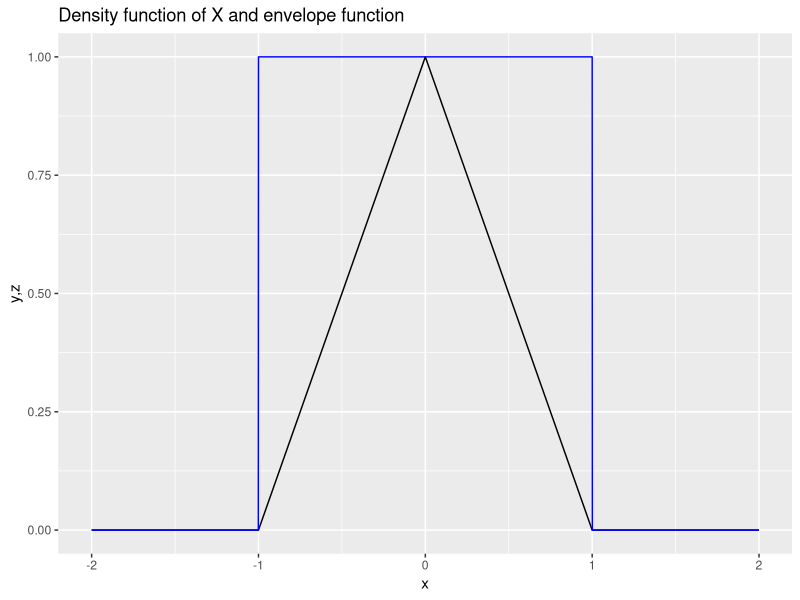
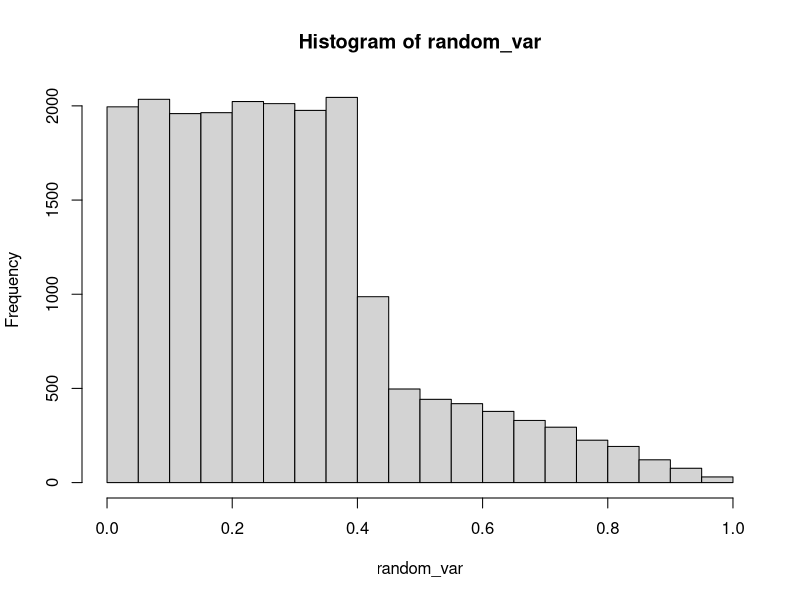
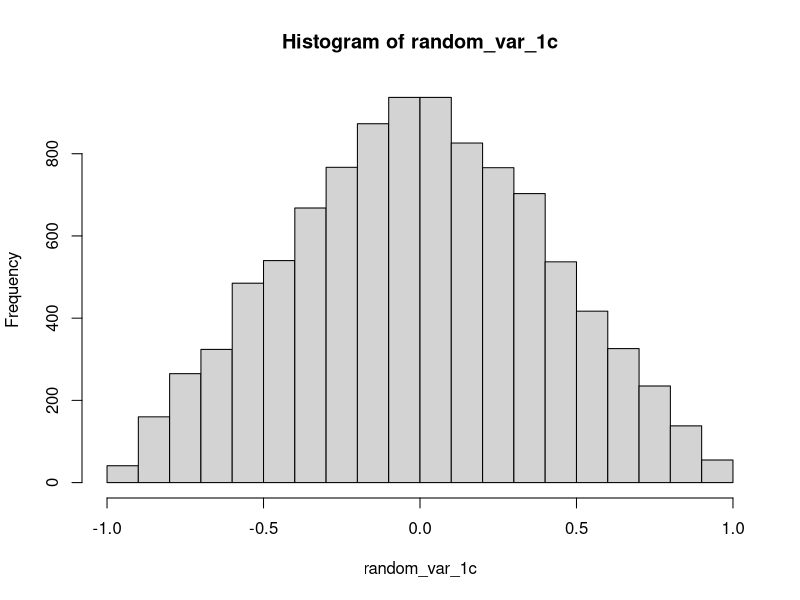

Generate these figures, in order, with R:
########################## INIT CODE ###########################################
rm(list = ls())

########################## [ 1 a ] #############################################
# Since we need to find a envelope function for the density function, so we need
# to plot the density function first. let $ x \in [-3, 3] $, and we know it's  
# triangle sharped function. We also can plot it using the code below.

x <- seq(-2, 2, by = 0.001)
y <- rep(0, length(x))
z <- rep(0, length(x))

x1_index <- which(x > 1 | x < -1)
x2_index <- which(x >= -1 & x <= 0)
x3_index <- which(x > 0 & x <= 1)

y[x1_index] <- 0
y[x2_index] <- x[x2_index] + 1
y[x3_index] <- 1 - x[x3_index]

z0_index <- which(x > 1 | x < -1)
z1_index <- which(x >= -1 & x <= 1)

z[z1_index] <- 1
z[-z1_index] <- 0

data <- data.frame(x, y, z)

# After we get the plot, we can see that the density function is a triangle
# we will use an envelope function to cover the density function, and we can
# use function $ g(x) = 1 $ to cover the density function in the [-1,1] range. 

graph <- ggplot2::ggplot(data) +
  ggplot2::geom_line(mapping=ggplot2::aes(x=x,y=y)) + 
  ggplot2::geom_line(mapping=ggplot2::aes(x=x,y=z),color="blue") + 
  ggplot2::ggtitle("Density function of X and envelope function") +
  ggplot2::xlab("x") +
  ggplot2::ylab("y,z")


graph

# Now we will write a code for the rejection sampling algorithm. 


########################## [ 1 b ] #############################################
# To generate a random variable from the density function using Inverse CDF,
# we will need to calculate the CDF function first.

# CDF function

# in range (-inf,-1) we get CDF = 0
# in range (-1,0) we get CDF = \frac{x^2}{2} + x
# in range (0,1)  we get CDF = x - \frac{x^2}{2}
# in range (1,+inf)  we get CDF = 1

# we have F^{-1} in (-1,0) range is x = -1 + sqrt(1+2y)
# we have F^{-1} in ( 0,1) range is x =  1 - sqrt(1-2y)

# so we can write a function to generate a random variable from it
# For x2, sqrt will generate some error because of the negative value

u <- runif(10000)
x1 <- -1 + sqrt(1 + u)
x2 <- 1 - sqrt(1-u)

random_var <- c(x1,x2)
hist(random_var)

# So the random variable is generated from the density function is random_var.
########################## [ 1 c ] #############################################

u1_1c <- runif(10000)
u2_1c <- runif(10000)

random_var_1c <- u1_1c - u2_1c
hist(random_var_1c)

########################## [ 1 d ] #############################################
# Since we already plot the data, we will generate the variable of 1a to 1c

# since the 1c is the simplest way to generate the random variable, but since it 
# can not adapt to some specific distribution, so we will use 1a to generate the
# the random variable.

random_var_1c_var <- var(random_var_1c)
